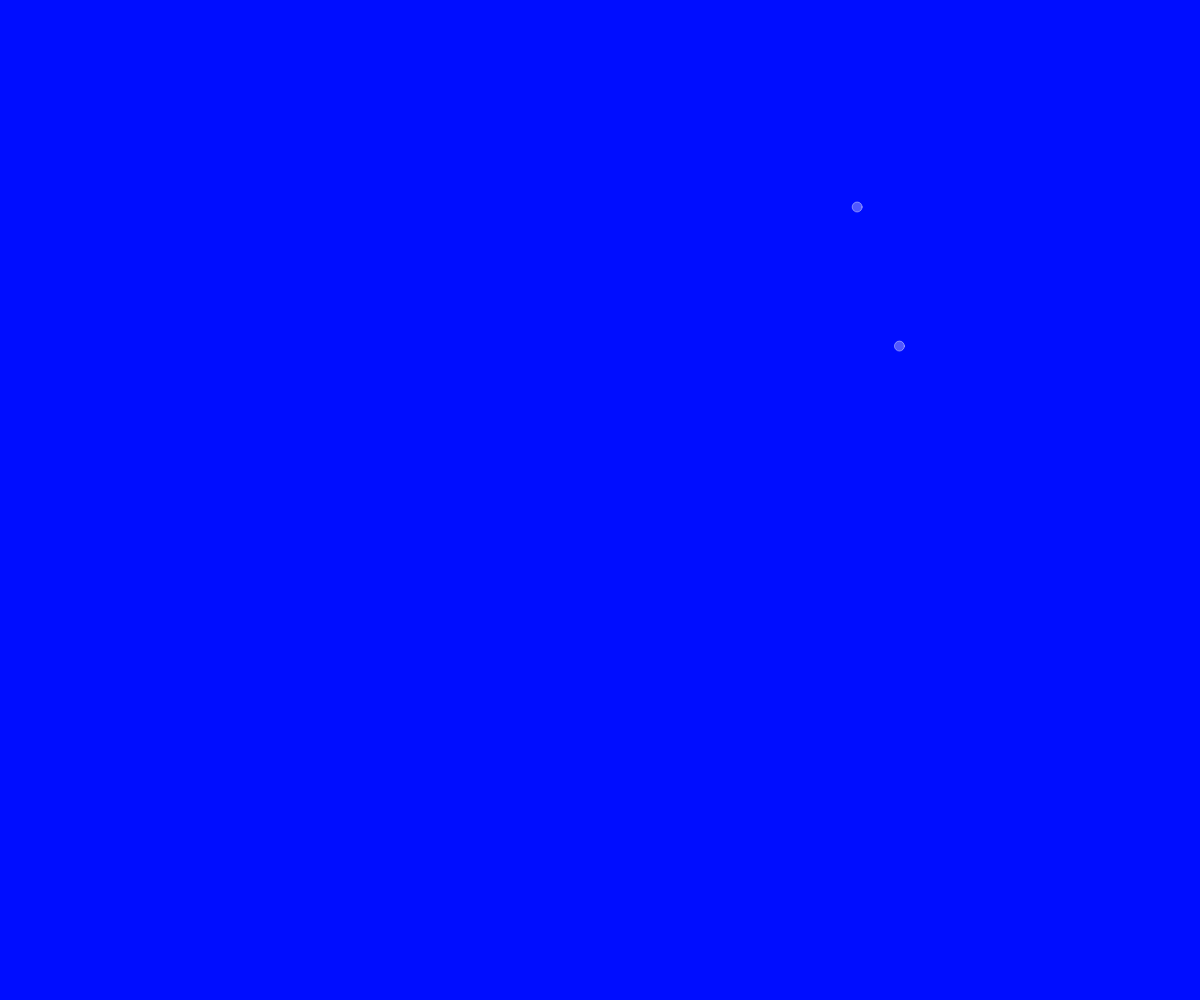
Frame 1 (no input)
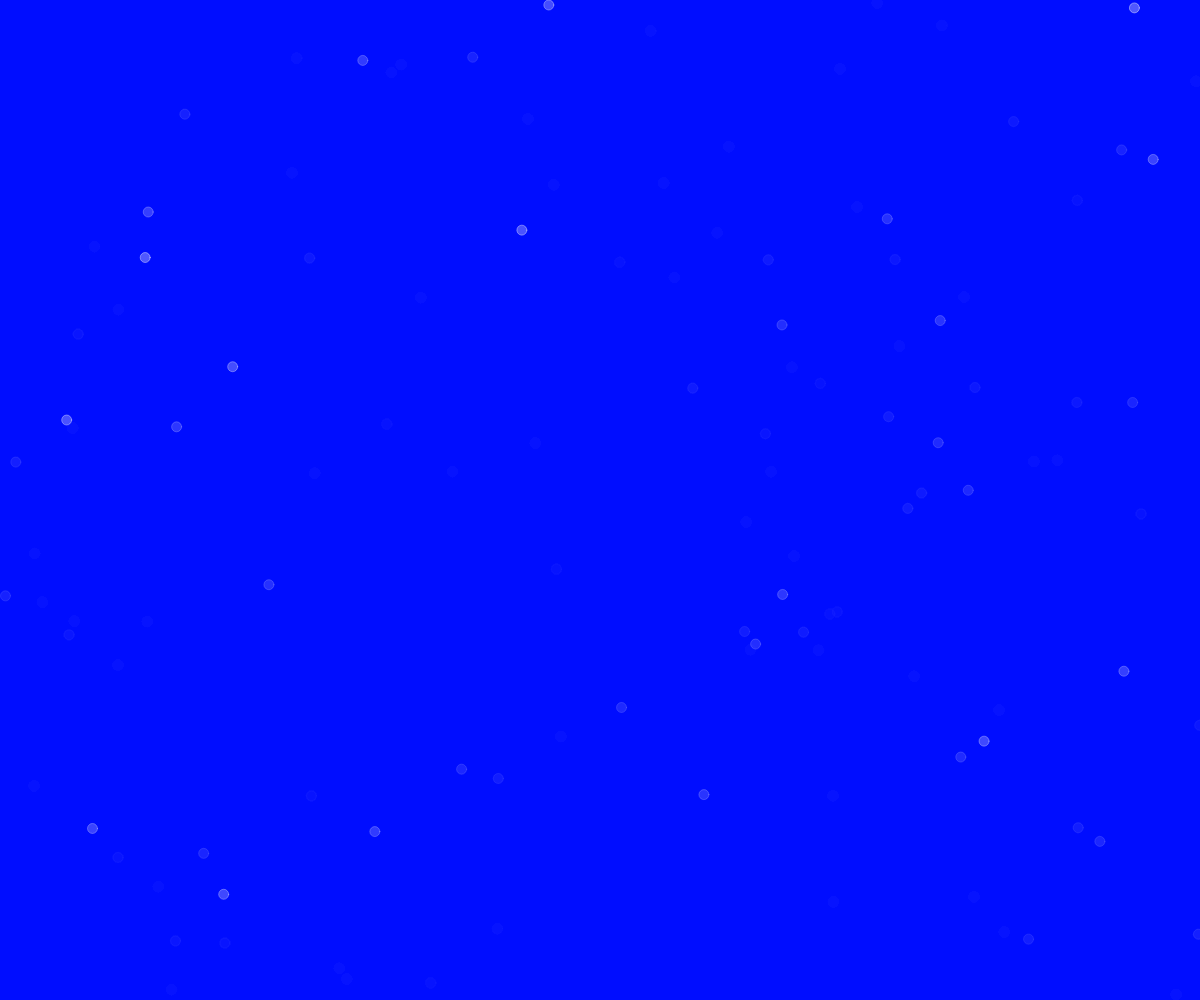
Frame 60 (no input)
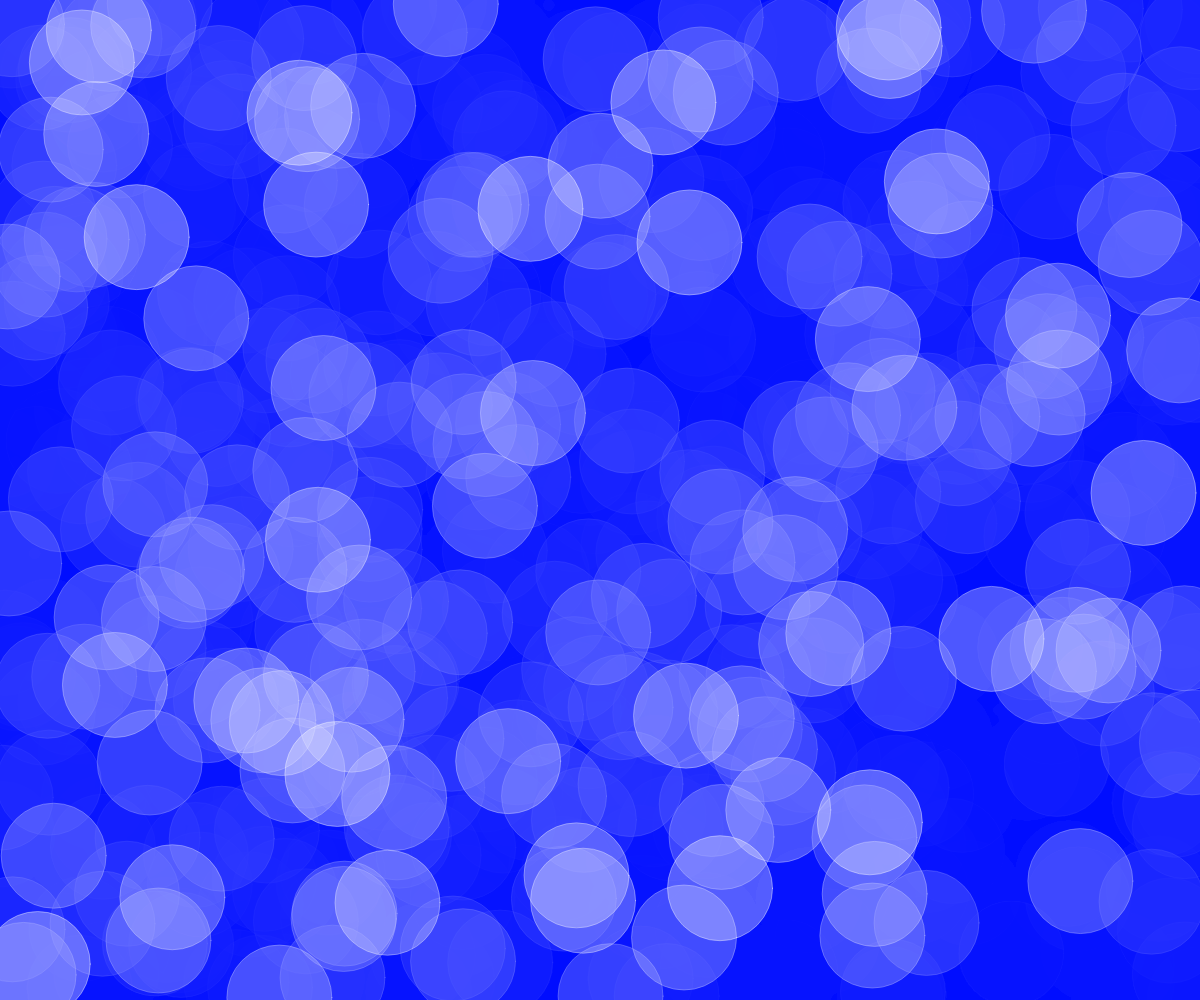
Frame 120 (the mouse pressed at the canvas centre since frame 60)

The p5.js sketch that drew these frames (run headless with seeded random() and noise() and a simulated clock; from frame 60 on, the mouse is pressed at the canvas centre):

// p5.js sketch
// ── sketch.js
function setup() {
  createCanvas(windowWidth, windowHeight);
  background(0, 13, 255);
}


function draw() {
  background(0, 13, 255, 20);
  stroke(255, 255, 255, 100);
  fill(255, 255, 255, 80);

  var r = map(mouseX, 0, width, 10, 200);
  var i = map(mouseY, 0, height, 2, 20);

  for (var a = 0; a < i; a++) {
    ellipse(random(width, 0), random(0, height), r, r);
  }

}

// ── iframe.html
<!DOCTYPE html>
<html>
  <head>
    <meta charset="utf-8">
    <title>iframe</title>
    <link rel="stylesheet" href="style.css">
  </head>
  <body>
    <img src="https://0.soompi.io/wp-content/uploads/2017/04/20080821/K.A.R.D-KARD.jpg" alt="">
  </body>
</html>

// ── style.css
*{
  margin: 0;
}
body{
  background-color: #e0e0e4;
  color: #000cff;
  text-align: center;
}
header{
  margin: 50px 30px;
  text-align: center;
}

a{
  text-decoration: none;
}
a:visited{
  color:  #000cff;
}
a:hover{
  color: white;
}

ul{
  list-style-type: none;
}

li{
  display: inline;
  margin-right: 50px;
}

#mainframe{
  width: 97vw;
  height: 67.8vw;
  display: inline;
  float: left;
}
img{
  width: 100%;
  height: 71vw;
}

.title{
  font-size: 24px;
  font-weight: 700;
  margin-bottom: 30px;
}

footer{
  font-size: 10px;
  text-align: center;
  margin-top: 60px;
  clear: both;
}

#lylic{
  float: left;
  color: inherit;
  font-size: 14px;
  text-align: left;
}
